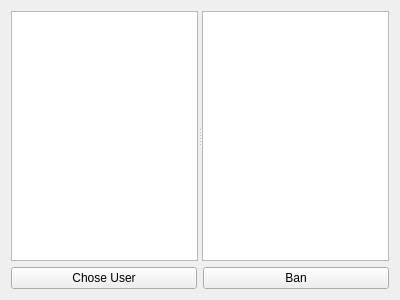
<?xml version="1.0" encoding="UTF-8"?>
<ui version="4.0">
 <class>ServerForm</class>
 <widget class="QWidget" name="ServerForm">
  <property name="geometry">
   <rect>
    <x>0</x>
    <y>0</y>
    <width>400</width>
    <height>300</height>
   </rect>
  </property>
  <property name="windowTitle">
   <string>Server</string>
  </property>
  <layout class="QGridLayout" name="gridLayout">
   <item row="0" column="0" colspan="2">
    <widget class="QSplitter" name="splitter">
     <property name="orientation">
      <enum>Qt::Horizontal</enum>
     </property>
     <widget class="QTextBrowser" name="commonChatBrowser"/>
     <widget class="QTextBrowser" name="privateChatBrowser"/>
    </widget>
   </item>
   <item row="1" column="0">
    <widget class="QPushButton" name="pushButtonChoise">
     <property name="text">
      <string>Chose User</string>
     </property>
    </widget>
   </item>
   <item row="1" column="1">
    <widget class="QPushButton" name="pushButtonBan">
     <property name="text">
      <string>Ban</string>
     </property>
    </widget>
   </item>
  </layout>
 </widget>
 <resources/>
 <connections/>
</ui>
